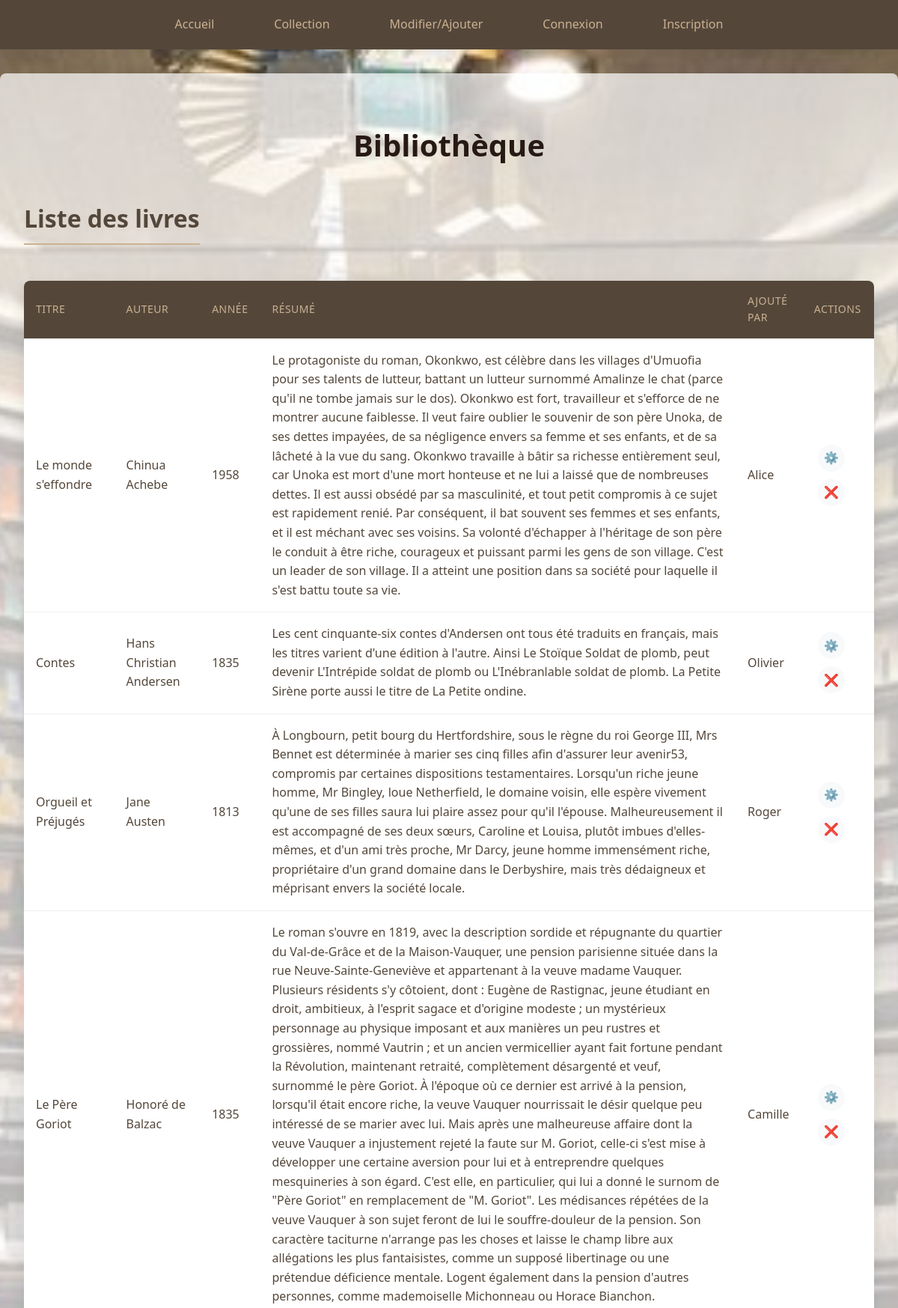
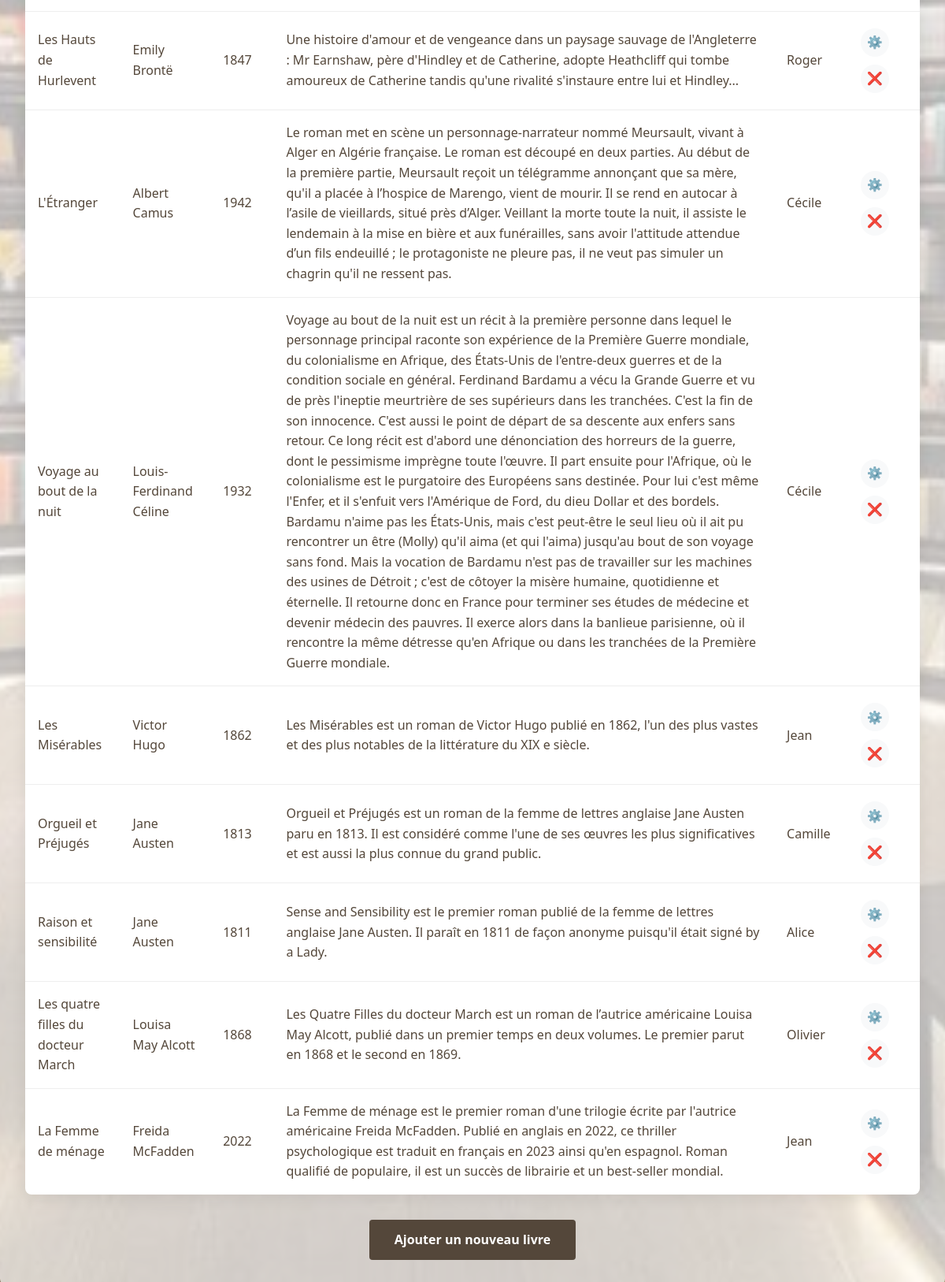
Page /PHP_Formulaire_Léane-Deville_B1-1_ESGI/index.php?page=books on the committed database (2 pictures, top to bottom).
### tables this page shows
CREATE TABLE IF NOT EXISTS `books` (
  `id` int NOT NULL AUTO_INCREMENT,
  `name` varchar(100) NOT NULL,
  `author` varchar(100) NOT NULL,
  `year` int NOT NULL,
  `summary` text NOT NULL,
  `creator_id` int DEFAULT NULL,
  PRIMARY KEY (`id`)
);

CREATE TABLE IF NOT EXISTS `users` (
  `id` int NOT NULL AUTO_INCREMENT,
  `username` varchar(50) NOT NULL,
  `password` varchar(255) NOT NULL,
  `salt` varchar(255) NOT NULL,
  `created_at` timestamp NULL DEFAULT CURRENT_TIMESTAMP,
  `role` enum('user','admin') NOT NULL DEFAULT 'user',
  PRIMARY KEY (`id`),
  UNIQUE KEY `username` (`username`)
);

### PHP_Formulaire_Léane-Deville_B1-1_ESGI/controllers/controller.php (called while the page is built, shortened)
<?php
require __DIR__ . '/../models/dbconnexion.php';
require __DIR__ . '/../models/model.php';
function DisplayBooks()
{
    $db = DbConnexion();
    $data = GetBooks($db);
    require __DIR__ . '/../views/books.php';
}
?>

### PHP_Formulaire_Léane-Deville_B1-1_ESGI/models/model.php (called while the page is built, shortened)
<?php
function GetBooks($db)
{
    $sql = "SELECT books.*, users.username as creator_name
            FROM books
            LEFT JOIN users ON books.creator_id = users.id";
    $statement = $db->prepare($sql);
    if ($statement->execute()) {
        return $statement->fetchAll();
    } else {
        echo "Erreur avec la base de données";
        return [];
    }
}
?>

### PHP_Formulaire_Léane-Deville_B1-1_ESGI/views/books.php (the view, shortened to what this page needs)
<?php require "views/header.php"; ?>
</head>
<body>
    <?php require "views/menu.php"; ?>
    <div class="container">
        <h1>Bibliothèque</h1>
        <h2>Liste des livres</h2>
        <?php if (empty($data)): ?>
            <div class="home-content">
                <p>Aucun livre dans la bibliothèque. <a href="index.php?page=modify">Ajouter un livre</a>.</p>
            </div>
            <?php
            if (isset($_GET['error']) && $_GET['error'] === 'nopermission') {
                echo '<div class="error-message">Vous n\'avez pas la permission de modifier ou supprimer ce livre.</div>';
            }
            ?>
        <?php else: ?>
            <table>
                <tr>
                    <th>Titre</th>
                    <th>Auteur</th>
                    <th>Année</th>
                    <th>Résumé</th>
                    <th>Ajouté par</th>
                    <th>Actions</th>
                </tr>
                <?php foreach ($data as $ligne):
                    $id = htmlspecialchars($ligne['id']); ?>
                    <tr>
                        <td><?= htmlspecialchars($ligne['name']) ?></td>
                        <td><?= htmlspecialchars($ligne['author']) ?></td>
                        <td><?= htmlspecialchars($ligne['year']) ?></td>
                        <td><?= htmlspecialchars($ligne['summary']) ?></td>
                        <td><?= $ligne['creator_name'] ? htmlspecialchars($ligne['creator_name']) : 'Anonyme' ?></td>
                        <td>
                            <?php
                            $canEdit = isset($_SESSION['user_id']) &&
                                (isset($_SESSION['role']) && $_SESSION['role'] === 'admin' ||
                                    (isset($ligne['creator_id']) && $ligne['creator_id'] == $_SESSION['user_id']));
                            if ($canEdit): ?>
                                <a href="index.php?page=modify&id=<?= $id ?>#edit" class="action-button modify-button">⚙️</a>
                                <a href="index.php?page=modify&id=<?= $id ?>#delete" class="action-button delete-button">❌</a>
                            <?php else: ?>
                                <span class="action-button disabled-button"
                                    title="Vous n'avez pas les permissions nécessaires">⚙️</span>
                                <span class="action-button delete-button disabled-button"
                                    title="Vous n'avez pas les permissions nécessaires">❌</span>
                            <?php endif; ?>
                        </td>
                    </tr>
                <?php endforeach ?>
            </table>
        <?php endif; ?>
        <div style="text-align: center; margin-top: 2rem;">
            <a href="index.php?page=modify#add"
                style="display: inline-block; background-color: var(--text-color); color: white; padding: 0.8rem 2rem; border-radius: 4px; font-weight: 600; text-decoration: none;">
                Ajouter un nouveau livre
            </a>
        </div>
    </div>
</body>
</html>

### PHP_Formulaire_Léane-Deville_B1-1_ESGI/index.php (shortened to what this page needs)
<?php
require "controllers/controller.php";
if (isset($_GET["page"])) {
    $page = filter_input(INPUT_GET, "page", FILTER_SANITIZE_SPECIAL_CHARS);
} else {
    $page = "home";
}
switch ($page) {
    case "books":
        DisplayBooks();
        break;
}
?>

### PHP_Formulaire_Léane-Deville_B1-1_ESGI/views/header.php (shortened to what this page needs)
<!DOCTYPE html>
<html lang="fr">
<head>
    <link rel="stylesheet" href="assets/css/style.css">

### PHP_Formulaire_Léane-Deville_B1-1_ESGI/views/menu.php (shortened to what this page needs)
<nav>
    <ul>
        <li><a href="index.php?page=home">Accueil</a></li>
        <li><a href="index.php?page=books">Collection</a></li>
        <li><a href="index.php?page=modify#add">Modifier/Ajouter</a></li>
        <?php if (isset($_SESSION['user_id'])): ?>
            <li><a href="index.php?page=profile"><?= htmlspecialchars($_SESSION['username']) ?></a></li>
            <?php if (isset($_SESSION['role']) && $_SESSION['role'] === 'admin'): ?>
                <li><a href="index.php?page=admin">Administration</a></li>
            <?php endif; ?>
        <?php else: ?>
            <li><a href="index.php?page=login">Connexion</a></li>
            <li><a href="index.php?page=register">Inscription</a></li>
        <?php endif; ?>
    </ul>
</nav>

### PHP_Formulaire_Léane-Deville_B1-1_ESGI/assets/css/style.css (style rules this page uses)
:root { --principal-color: #9bb19f; --second-color: #54473a; --beige-color: #cbb192; --dark-brown: #271913; --green-accent: #73796b; --very-dark: #14100d; --medium-brown: #957f66; --light-color: #f8f9fa; --text-color: #54473a; --border-radius: 8px; --box-shadow: 0 4px 20px rgba(20, 16, 13, 0.08); --transition: all 0.3s ease; }
body { font-family: 'Poppins', 'Segoe UI', Roboto, sans-serif; margin: 0; padding: 0; line-height: 1.6; color: var(--text-color); background-image: url('../img/backGroundChange.jpg'); background-size: cover; background-position: center center; min-height: 100vh; }
nav { background-color: var(--second-color); box-shadow: var(--box-shadow); position: sticky; top: 0; z-index: 1000; }
nav ul { display: flex; list-style: none; margin: 0; padding: 0; justify-content: center; }
nav li { margin: 0; padding: 0; }
nav a { display: block; color: var(--beige-color); text-decoration: none; padding: 20px 40px; font-weight: 500; transition: var(--transition); position: relative; }
nav a::after { content: ''; position: absolute; width: 0; height: 3px; bottom: 0; left: 0; background-color: var(--principal-color); transition: var(--transition); }
h1, h2, h3, h4 { color: var(--second-color); margin-top: 24px; margin-bottom: 16px; font-weight: 600; }
h1 { text-align: center; font-size: 40px; margin-top: 32px; color: var(--dark-brown); }
h2 { font-size: 32px; color: var(--second-color); padding-bottom: 8px; border-bottom: 2px solid var(--beige-color); display: inline-block; }
.container { max-width: 1200px; margin: 32px auto; padding: 32px; background-color: rgba(255, 255, 255, 0.7); border-radius: var(--border-radius); box-shadow: var(--box-shadow); }
table { width: 100%; border-collapse: collapse; margin: 32px 0; background-color: white; border-radius: var(--border-radius); overflow: hidden; box-shadow: var(--box-shadow); }
table th, table td { padding: 16px; text-align: left; }
table th { background-color: var(--second-color); color: var(--beige-color); font-weight: 500; text-transform: uppercase; font-size: 14px; letter-spacing: 0.5px; }
table tr { border-bottom: 1px solid #eee; }
table tr:last-child { border-bottom: none; }
.action-button { display: inline-flex; align-items: center; justify-content: center; width: 36px; height: 36px; border-radius: 50%; margin: 5px 5px; transition: var(--transition); background-color: rgba(255, 181, 138, 0.414); }
.delete-button { color: #a03c28; }
a { color: var(--medium-brown); text-decoration: none; transition: var(--transition); }
html { scroll-behavior: smooth; }
.disabled-button { opacity: 1; cursor: not-allowed; background-color: #f8f9fa; }
.disabled-button { color: #6c757d; pointer-events: none; box-shadow: none; opacity: 1; }

### rows in the picture
books: name "Le monde s'effondre", author "Chinua Achebe", year "1958", summary "Le protagoniste du roman, Okonkwo, est célèbre dans les villages d'Umuofia pour ses talents de lutteur, battant un lutteur surnommé Amalinze le chat (parce qu'il ne tombe jamais sur le dos). Okonkwo est fort, travailleur et s'efforce de ne montrer aucune faiblesse. Il veut faire oublier le souvenir de son père Unoka, de ses dettes impayées, de sa négligence envers sa femme et ses enfants, et de sa lâcheté à la vue du sang. Okonkwo travaille à bâtir sa richesse entièrement seul, car Unoka est mort d'une mort honteuse et ne lui a laissé que de nombreuses dettes. Il est aussi obsédé par sa masculinité, et tout petit compromis à ce sujet est rapidement renié. Par conséquent, il bat souvent ses…", creator.username "Alice"
books: name "Contes", author "Hans Christian Andersen", year "1835", summary "Les cent cinquante-six contes d'Andersen ont tous été traduits en français, mais les titres varient d'une édition à l'autre. Ainsi Le Stoïque Soldat de plomb, peut devenir L'Intrépide soldat de plomb ou L'Inébranlable soldat de plomb. La Petite Sirène porte aussi le titre de La Petite ondine.", creator.username "Olivier"
books: name "Orgueil et Préjugés", author "Jane Austen", year "1813", summary "À Longbourn, petit bourg du Hertfordshire, sous le règne du roi George III, Mrs Bennet est déterminée à marier ses cinq filles afin d'assurer leur avenir53, compromis par certaines dispositions testamentaires. Lorsqu'un riche jeune homme, Mr Bingley, loue Netherfield, le domaine voisin, elle espère vivement qu'une de ses filles saura lui plaire assez pour qu'il l'épouse. Malheureusement il est accompagné de ses deux sœurs, Caroline et Louisa, plutôt imbues d'elles-mêmes, et d'un ami très proche, Mr Darcy, jeune homme immensément riche, propriétaire d'un grand domaine dans le Derbyshire, mais très dédaigneux et méprisant envers la société locale.", creator.username "Roger"
books: name "Le Père Goriot", author "Honoré de Balzac", year "1835", summary "Le roman s'ouvre en 1819, avec la description sordide et répugnante du quartier du Val-de-Grâce et de la Maison-Vauquer, une pension parisienne située dans la rue Neuve-Sainte-Geneviève et appartenant à la veuve madame Vauquer. Plusieurs résidents s'y côtoient, dont : Eugène de Rastignac, jeune étudiant en droit, ambitieux, à l'esprit sagace et d'origine modeste ; un mystérieux personnage au physique imposant et aux manières un peu rustres et grossières, nommé Vautrin ; et un ancien vermicellier ayant fait fortune pendant la Révolution, maintenant retraité, complètement désargenté et veuf, surnommé le père Goriot. À l'époque où ce dernier est arrivé à la pension, lorsqu'il était encore…", creator.username "Camille"
books: name "Les Hauts de Hurlevent", author "Emily Brontë", year "1847", summary "Une histoire d'amour et de vengeance dans un paysage sauvage de l'Angleterre : Mr Earnshaw, père d'Hindley et de Catherine, adopte Heathcliff qui tombe amoureux de Catherine tandis qu'une rivalité s'instaure entre lui et Hindley...", creator.username "Roger"
books: name "L'Étranger", author "Albert Camus", year "1942", summary "Le roman met en scène un personnage-narrateur nommé Meursault, vivant à Alger en Algérie française. Le roman est découpé en deux parties. Au début de la première partie, Meursault reçoit un télégramme annonçant que sa mère, qu'il a placée à l’hospice de Marengo, vient de mourir. Il se rend en autocar à l’asile de vieillards, situé près d’Alger. Veillant la morte toute la nuit, il assiste le lendemain à la mise en bière et aux funérailles, sans avoir l'attitude attendue d’un fils endeuillé ; le protagoniste ne pleure pas, il ne veut pas simuler un chagrin qu'il ne ressent pas.", creator.username "Cécile"
books: name "Voyage au bout de la nuit", author "Louis-Ferdinand Céline", year "1932", summary "Voyage au bout de la nuit est un récit à la première personne dans lequel le personnage principal raconte son expérience de la Première Guerre mondiale, du colonialisme en Afrique, des États-Unis de l'entre-deux guerres et de la condition sociale en général. Ferdinand Bardamu a vécu la Grande Guerre et vu de près l'ineptie meurtrière de ses supérieurs dans les tranchées. C'est la fin de son innocence. C'est aussi le point de départ de sa descente aux enfers sans retour. Ce long récit est d'abord une dénonciation des horreurs de la guerre, dont le pessimisme imprègne toute l'œuvre. Il part ensuite pour l'Afrique, où le colonialisme est le purgatoire des Européens sans destinée. Pour lui…", creator.username "Cécile"
books: name "Les Misérables", author "Victor Hugo", year "1862", summary "Les Misérables est un roman de Victor Hugo publié en 1862, l'un des plus vastes et des plus notables de la littérature du XIX e siècle.", creator.username "Jean"
books: name "Orgueil et Préjugés", author "Jane Austen", year "1813", summary "Orgueil et Préjugés est un roman de la femme de lettres anglaise Jane Austen paru en 1813. Il est considéré comme l'une de ses œuvres les plus significatives et est aussi la plus connue du grand public.", creator.username "Camille"
books: name "Raison et sensibilité", author "Jane Austen", year "1811", summary "Sense and Sensibility est le premier roman publié de la femme de lettres anglaise Jane Austen. Il paraît en 1811 de façon anonyme puisqu'il était signé by a Lady.", creator.username "Alice"
books: name "Les quatre filles du docteur March", author "Louisa May Alcott", year "1868", summary "Les Quatre Filles du docteur March est un roman de l’autrice américaine Louisa May Alcott, publié dans un premier temps en deux volumes. Le premier parut en 1868 et le second en 1869.", creator.username "Olivier"
books: name "La Femme de ménage", author "Freida McFadden", year "2022", summary "La Femme de ménage est le premier roman d'une trilogie écrite par l'autrice américaine Freida McFadden. Publié en anglais en 2022, ce thriller psychologique est traduit en français en 2023 ainsi qu'en espagnol. Roman qualifié de populaire, il est un succès de librairie et un best-seller mondial.", creator.username "Jean"
